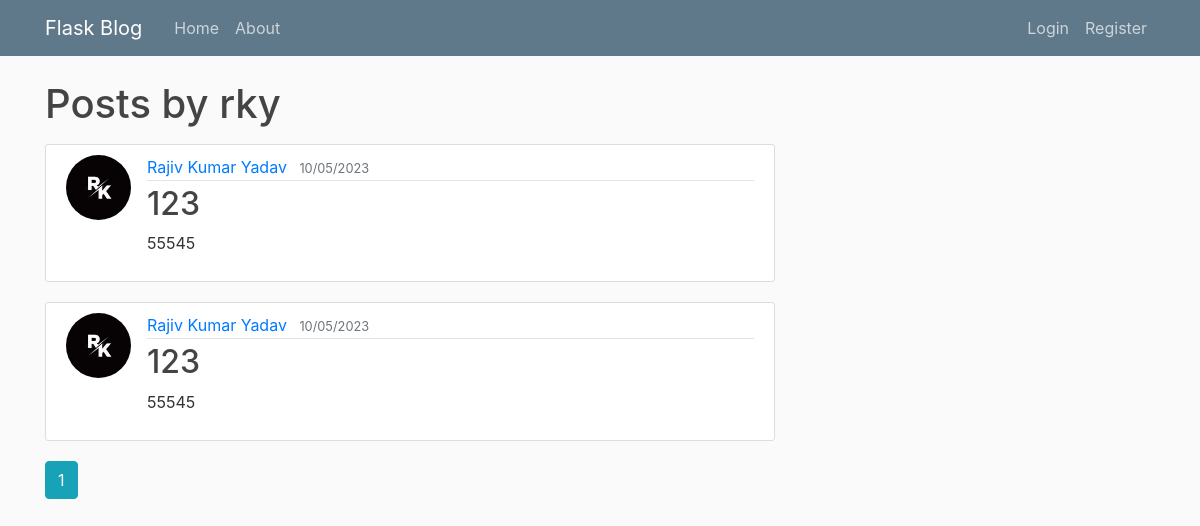
The app's page /account/1/posts, older data.
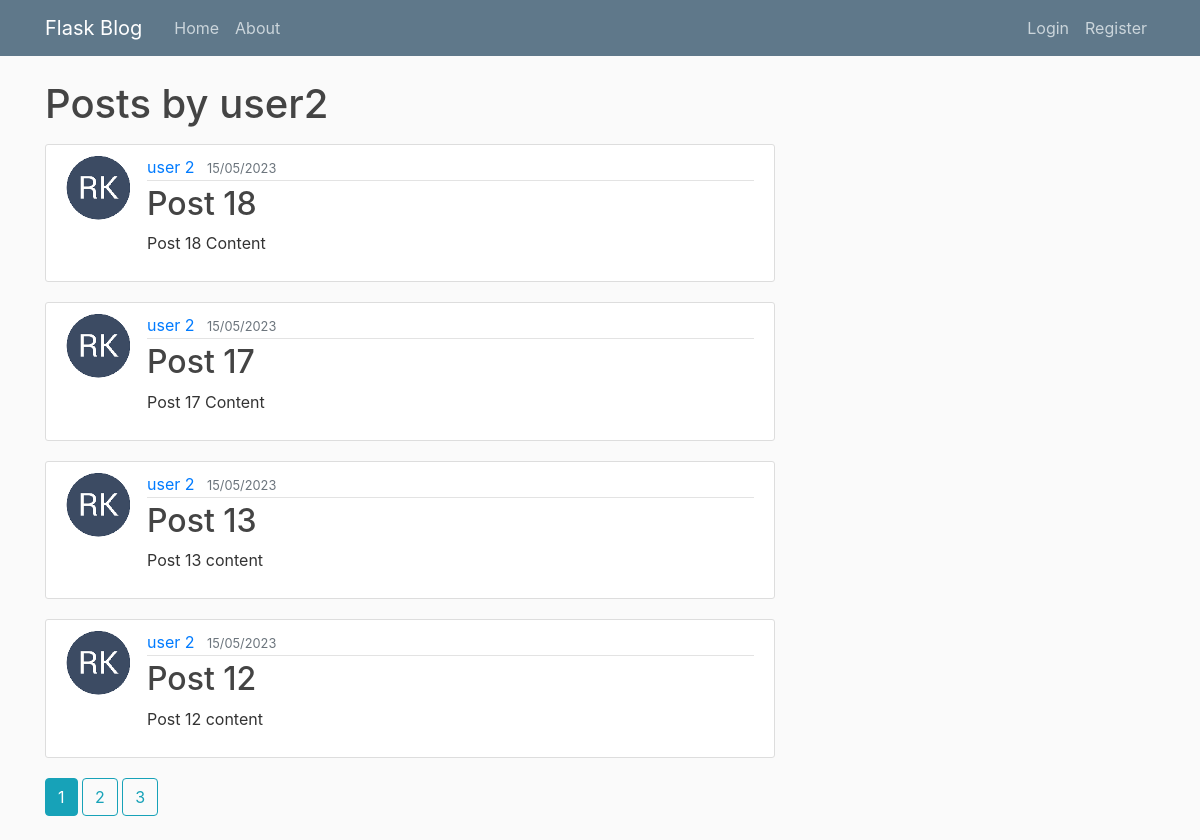
The same page, newer data.
### flaskblog/model.py (models this page shows, shortened)
class User(db.Model,UserMixin):
    id = db.Column(db.Integer,primary_key = True)
    firstname = db.Column(db.String(20),nullable = False)
    lastname = db.Column(db.String(20),nullable = False,default = "")
    username = db.Column(db.String(20),unique = True,nullable = False)
    email = db.Column(db.String(120),unique = True,nullable = False)
    image_file = db.Column(db.String(20),nullable = False, default = 'default.jpg')
    password = db.Column(db.String(60),nullable = False)
    posts = db.relationship("Post",backref = "author",lazy = True)

class Post(db.Model):
    id = db.Column(db.Integer,primary_key = True)
    title = db.Column(db.String(100),nullable = False)
    date_posted = db.Column(db.DateTime,nullable = False,default = datetime.utcnow)
    content = db.Column(db.Text,nullable = False)
    user_id = db.Column(db.Integer,db.ForeignKey('user.id'),nullable = False)

### flaskblog/routes.py (the view)
@app.route("/account/<int:user_id>/posts")
def posts_by_user(user_id):
    page = request.args.get('page',type=int)
    user = User.query.get_or_404(user_id)
    p = Post.query.filter_by(author = user).order_by(Post.date_posted.desc()).paginate(per_page=4,page=page)
    return render_template("post_by_user.html",post=p,user=user)

### flaskblog/templates/post_by_user.html
{% extends "layout.html" %}
{% block content %}
    <h1 class="ml-0 mb-3">Posts by {{ user.username }}</h1>
    {% for p in post.items %}
    <article class="media content-section">
        <img class="rounded-circle article-img" src="{{ url_for('static',filename = 'profile_pics/' + p.author.image_file) }}" alt="">
        <div class="media-body">
          <div class="article-metadata">
            <a class="mr-2" href="{{url_for('account',account_id = p.author.id)}}">{{ p.author.firstname }} {{p.author.lastname}}</a>
            <small class="text-muted">{{ p.date_posted.strftime("%d/%m/%Y") }}</small>
          </div>
          <h2><a class="article-title" href="{{ url_for('post', post_id = p.id) }}">{{ p.title }}</a></h2>
          <p class="article-content">{{ p.content }}</p>
        </div>
    </article>
    {% endfor %}
    {% for page_num in post.iter_pages(left_edge=1,right_edge=1,left_current=1,right_current = 1) %}
        {% if page_num %}
            {% if post.page == page_num %}
                <a class="btn btn-info mb-4" href="{{url_for('posts_by_user',page=page_num,user_id=user.id)}}">{{page_num}}</a>
            {% else %}
                <a class="btn btn-outline-info mb-4" href="{{url_for('posts_by_user',page=page_num,user_id=user.id)}}">{{page_num}}</a>
            {% endif %}
        {% else %}
            ...
        {% endif %}
    {% endfor %}
{% endblock content %}

Row changes from the older to the newer data that the page shows:
no longer on this page (row edited): Post: image_file (picture), author.firstname "Rajiv", author.lastname "Kumar Yadav", date_posted "10/05/2023", title "123", content "55545"
no longer on this page (row edited): Post: image_file (picture), author.firstname "Rajiv", author.lastname "Kumar Yadav", date_posted "10/05/2023", title "123", content "55545"
changed User: username "rky" → "user2"
added Post: image_file (picture), author.firstname "user", author.lastname "2", date_posted "15/05/2023", title "Post 18", content "Post 18 Content"
added Post: image_file (picture), author.firstname "user", author.lastname "2", date_posted "15/05/2023", title "Post 17", content "Post 17 Content"
added Post: image_file (picture), author.firstname "user", author.lastname "2", date_posted "15/05/2023", title "Post 13", content "Post 13 content"
added Post: image_file (picture), author.firstname "user", author.lastname "2", date_posted "15/05/2023", title "Post 12", content "Post 12 content"
Text that changed along with them:
new list line: "2"
new list line: "3"
